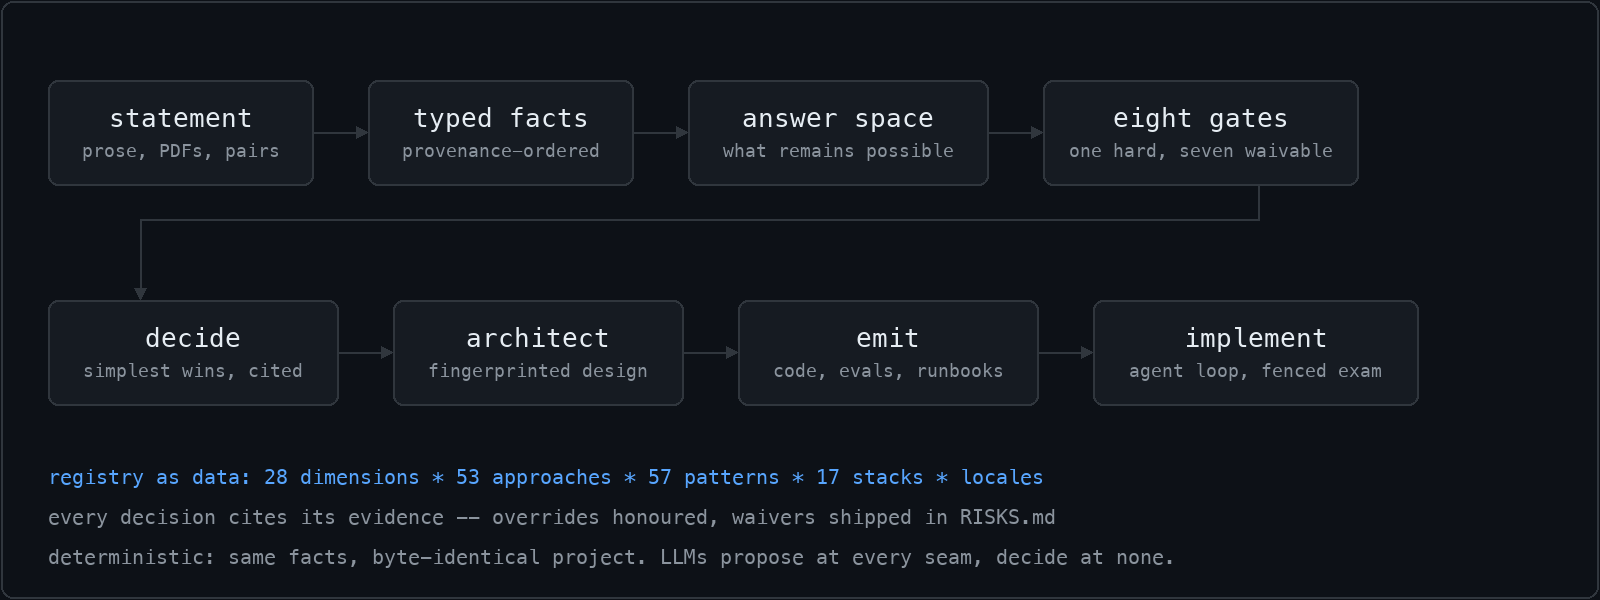

Python code for this plot:
"""Draw assets/how-it-fits.png: the pipeline as eight boxes and three lines.

Run with the repository's own interpreter (`.venv/bin/python assets/how-it-fits.py`).
The registry counts are read off framework/ so the image cannot drift from
the corpus; the gate count is read off the gates module for the same reason.
"""

from __future__ import annotations

from pathlib import Path

from PIL import Image, ImageDraw, ImageFont

ROOT = Path(__file__).resolve().parent.parent
FONT = "/System/Library/Fonts/Menlo.ttc"
BG, BOX, EDGE, TEXT, DIM, BLUE = ("#0d1117", "#161b22", "#30363d", "#e6edf3", "#8b949e",
                                  "#58a6ff")


def counts() -> dict[str, int]:
    return {kind: len(list((ROOT / "framework" / kind).glob("*.md")))
            for kind in ("dimensions", "approaches", "patterns", "stacks")}


def gates() -> tuple[int, int]:
    from fde.gates import input_status
    from fde.models.profile import Profile

    status = input_status(Profile())
    hard = sum(1 for g in status.gates if g.hard)
    return len(status.gates), hard


WORDS = {8: "eight", 7: "seven", 6: "six", 9: "nine", 1: "one", 2: "two"}


def main() -> None:
    total, hard = gates()
    reg = counts()
    width, height = 1600, 600
    image = Image.new("RGB", (width, height), BG)
    draw = ImageDraw.Draw(image)
    big = ImageFont.truetype(FONT, 26)
    small = ImageFont.truetype(FONT, 18)
    body = ImageFont.truetype(FONT, 20)
    draw.rounded_rectangle((1, 1, width - 2, height - 2), radius=12, outline=EDGE, width=2)

    def box(x, y, w, h, title, sub):
        draw.rounded_rectangle((x, y, x + w, y + h), radius=10, fill=BOX, outline=EDGE,
                               width=2)
        tw = draw.textlength(title, font=big)
        sw = draw.textlength(sub, font=small)
        draw.text((x + (w - tw) / 2, y + 22), title, font=big, fill=TEXT)
        draw.text((x + (w - sw) / 2, y + 60), sub, font=small, fill=DIM)

    def arrow(x1, y, x2):
        draw.line((x1, y, x2 - 10, y), fill=EDGE, width=2)
        draw.polygon([(x2, y), (x2 - 12, y - 6), (x2 - 12, y + 6)], fill=EDGE)

    row1 = [("statement", "prose, PDFs, pairs", 265),
            ("typed facts", "provenance-ordered", 265),
            ("answer space", "what remains possible", 300),
            (f"{WORDS[total]} gates", f"{WORDS[hard]} hard, {WORDS[total - hard]} waivable", 315)]
    x, y, h = 48, 80, 105
    edges = []
    for i, (title, sub, w) in enumerate(row1):
        box(x, y, w, h, title, sub)
        edges.append((x, x + w))
        if i < len(row1) - 1:
            arrow(x + w, y + h / 2, x + w + 55)
        x += w + 55
    row2 = [("decide", "simplest wins, cited", 290),
            ("architect", "fingerprinted design", 290),
            ("emit", "code, evals, runbooks", 300),
            ("implement", "agent loop, fenced exam", 325)]
    x2, y2 = 48, 300
    last_x = edges[-1][1] - 100
    draw.line((last_x, y + h, last_x, 220), fill=EDGE, width=2)
    draw.line((last_x, 220, 140, 220), fill=EDGE, width=2)
    draw.line((140, 220, 140, y2 - 12), fill=EDGE, width=2)
    draw.polygon([(140, y2), (134, y2 - 12), (146, y2 - 12)], fill=EDGE)
    for i, (title, sub, w) in enumerate(row2):
        box(x2, y2, w, h, title, sub)
        if i < len(row2) - 1:
            arrow(x2 + w, y2 + h / 2, x2 + w + 55)
        x2 += w + 55
    lines = [
        (f"registry as data: {reg['dimensions']} dimensions * {reg['approaches']} approaches * "
         f"{reg['patterns']} patterns * {reg['stacks']} stacks * locales", BLUE),
        ("every decision cites its evidence -- overrides honoured, waivers shipped in RISKS.md",
         DIM),
        ("deterministic: same facts, byte-identical project. LLMs propose at every seam, "
         "decide at none.", DIM),
    ]
    for i, (text, colour) in enumerate(lines):
        draw.text((48, 465 + i * 40), text, font=body, fill=colour)
    out = ROOT / "assets" / "how-it-fits.png"
    image.save(out, optimize=True)
    print(f"wrote {out} ({total} gates, {hard} hard)")


if __name__ == "__main__":
    main()
